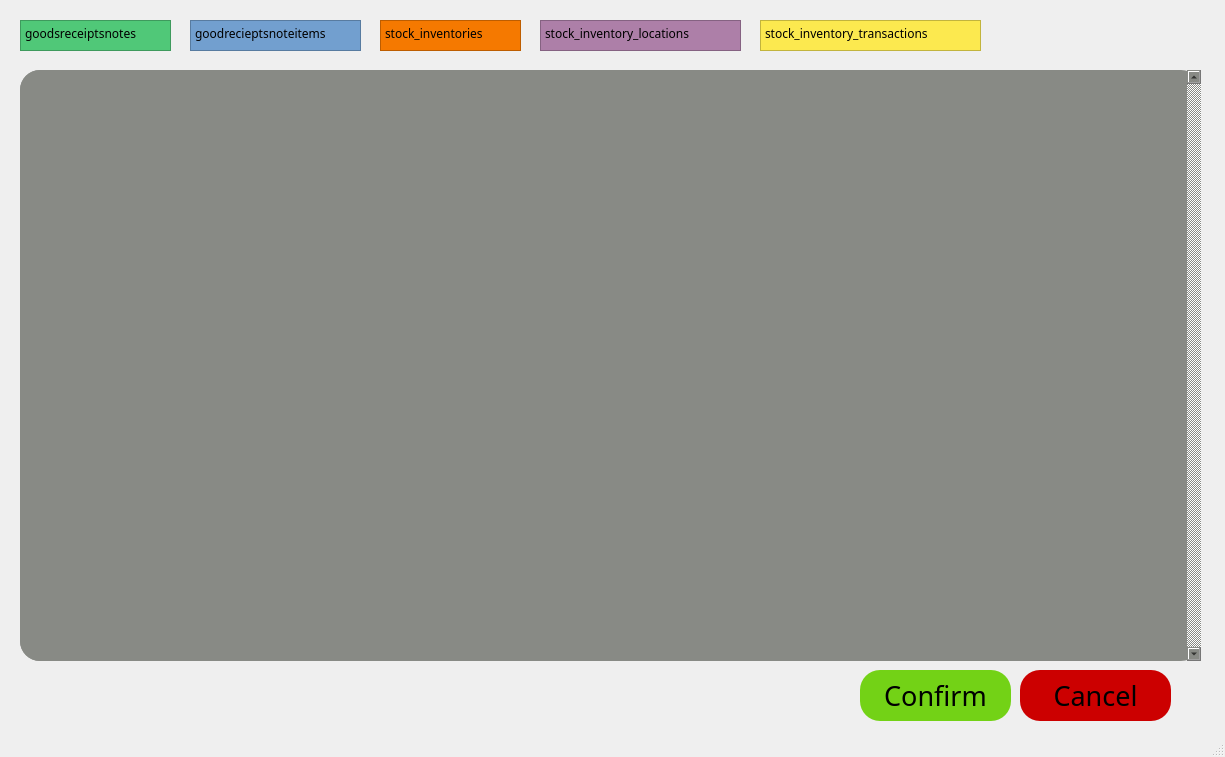
<?xml version="1.0" encoding="UTF-8"?>
<ui version="4.0">
 <class>MainWindow</class>
 <widget class="QMainWindow" name="MainWindow">
  <property name="geometry">
   <rect>
    <x>0</x>
    <y>0</y>
    <width>1225</width>
    <height>757</height>
   </rect>
  </property>
  <property name="font">
   <font>
    <family>Ubuntu Mono</family>
   </font>
  </property>
  <property name="windowTitle">
   <string>MainWindow</string>
  </property>
  <widget class="QWidget" name="centralwidget">
   <widget class="QScrollArea" name="scrollArea">
    <property name="geometry">
     <rect>
      <x>20</x>
      <y>70</y>
      <width>1181</width>
      <height>591</height>
     </rect>
    </property>
    <property name="styleSheet">
     <string notr="true">border-radius: 20px;
background-color: rgb(136, 138, 133);
</string>
    </property>
    <property name="verticalScrollBarPolicy">
     <enum>Qt::ScrollBarAlwaysOn</enum>
    </property>
    <property name="widgetResizable">
     <bool>true</bool>
    </property>
    <widget class="QWidget" name="scrollAreaWidgetContents">
     <property name="geometry">
      <rect>
       <x>0</x>
       <y>0</y>
       <width>1167</width>
       <height>591</height>
      </rect>
     </property>
    </widget>
   </widget>
   <widget class="QPushButton" name="confirmButton">
    <property name="geometry">
     <rect>
      <x>860</x>
      <y>670</y>
      <width>151</width>
      <height>51</height>
     </rect>
    </property>
    <property name="font">
     <font>
      <pointsize>20</pointsize>
     </font>
    </property>
    <property name="styleSheet">
     <string notr="true">border-radius: 20px;
background-color: rgb(115, 210, 22);</string>
    </property>
    <property name="text">
     <string>Confirm</string>
    </property>
   </widget>
   <widget class="QPushButton" name="cancelButton">
    <property name="geometry">
     <rect>
      <x>1020</x>
      <y>670</y>
      <width>151</width>
      <height>51</height>
     </rect>
    </property>
    <property name="font">
     <font>
      <pointsize>20</pointsize>
     </font>
    </property>
    <property name="styleSheet">
     <string notr="true">border-radius: 20px;
background-color: rgb(204, 0, 0);</string>
    </property>
    <property name="text">
     <string>Cancel</string>
    </property>
   </widget>
   <widget class="QPlainTextEdit" name="plainTextEdit">
    <property name="geometry">
     <rect>
      <x>20</x>
      <y>20</y>
      <width>151</width>
      <height>31</height>
     </rect>
    </property>
    <property name="styleSheet">
     <string notr="true">background-color: rgb(80, 200, 120);</string>
    </property>
    <property name="plainText">
     <string>goodsreceiptsnotes</string>
    </property>
   </widget>
   <widget class="QPlainTextEdit" name="plainTextEdit_2">
    <property name="geometry">
     <rect>
      <x>190</x>
      <y>20</y>
      <width>171</width>
      <height>31</height>
     </rect>
    </property>
    <property name="styleSheet">
     <string notr="true">background-color: rgb(114, 159, 207);
</string>
    </property>
    <property name="plainText">
     <string>goodrecieptsnoteitems</string>
    </property>
   </widget>
   <widget class="QPlainTextEdit" name="plainTextEdit_4">
    <property name="geometry">
     <rect>
      <x>540</x>
      <y>20</y>
      <width>201</width>
      <height>31</height>
     </rect>
    </property>
    <property name="styleSheet">
     <string notr="true">background-color: rgb(173, 127, 168);
</string>
    </property>
    <property name="lineWrapMode">
     <enum>QPlainTextEdit::WidgetWidth</enum>
    </property>
    <property name="readOnly">
     <bool>true</bool>
    </property>
    <property name="plainText">
     <string>stock_inventory_locations</string>
    </property>
   </widget>
   <widget class="QPlainTextEdit" name="plainTextEdit_5">
    <property name="geometry">
     <rect>
      <x>760</x>
      <y>20</y>
      <width>221</width>
      <height>31</height>
     </rect>
    </property>
    <property name="styleSheet">
     <string notr="true">background-color: rgb(252, 233, 79);
</string>
    </property>
    <property name="lineWrapMode">
     <enum>QPlainTextEdit::WidgetWidth</enum>
    </property>
    <property name="readOnly">
     <bool>true</bool>
    </property>
    <property name="plainText">
     <string>stock_inventory_transactions</string>
    </property>
   </widget>
   <widget class="QPlainTextEdit" name="plainTextEdit_6">
    <property name="geometry">
     <rect>
      <x>380</x>
      <y>20</y>
      <width>141</width>
      <height>31</height>
     </rect>
    </property>
    <property name="styleSheet">
     <string notr="true">background-color: rgb(245, 121, 0);
</string>
    </property>
    <property name="lineWrapMode">
     <enum>QPlainTextEdit::WidgetWidth</enum>
    </property>
    <property name="readOnly">
     <bool>true</bool>
    </property>
    <property name="plainText">
     <string>stock_inventories</string>
    </property>
   </widget>
  </widget>
  <widget class="QMenuBar" name="menubar">
   <property name="geometry">
    <rect>
     <x>0</x>
     <y>0</y>
     <width>1225</width>
     <height>21</height>
    </rect>
   </property>
  </widget>
  <widget class="QStatusBar" name="statusbar"/>
 </widget>
 <resources/>
 <connections/>
</ui>
